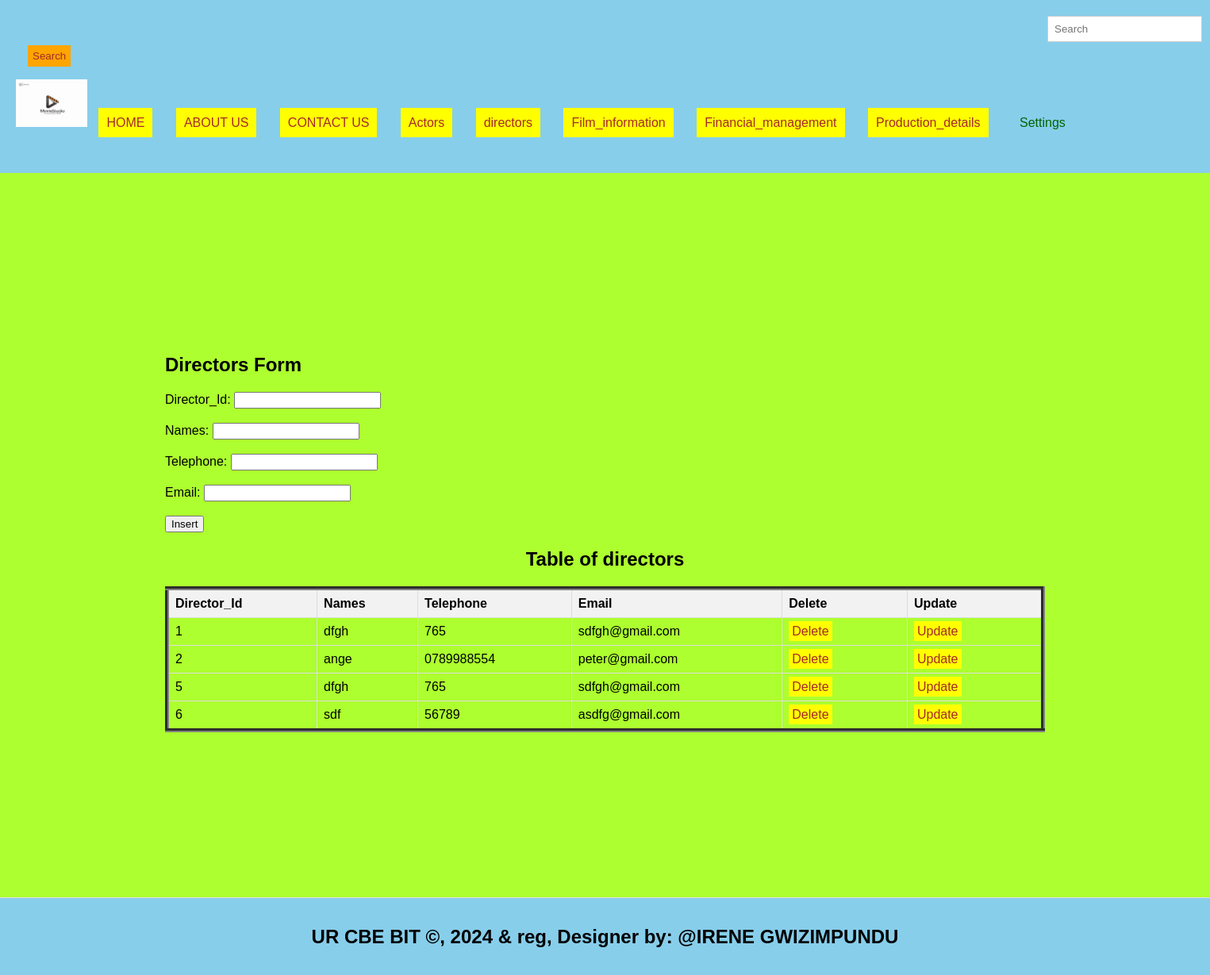
The app's page /directors.php with its own data.
### tables this page shows
CREATE TABLE `directors` (
  `Director_Id` int(11) NOT NULL,
  `Names` varchar(59) DEFAULT NULL,
  `Telephone` varchar(13) DEFAULT NULL,
  `Email` varchar(59) DEFAULT NULL
);

### directors.php (the view, shortened to what this page needs)
<html lang="en">
<head>
  <link rel="stylesheet" type="text/css" href="style.css" title="style 1" media="screen, tv, projection, handheld, print"/>
<header>
</head>
<body bgcolor="greenyellow">
  <form class="d-flex" role="search" action="search.php">
      <input class="form-control me-2" type="search" placeholder="Search" aria-label="Search" name="query">
      <button class="btn btn-outline-success" type="submit">Search</button>
    </form>
  <ul style="list-style-type: none; padding: 0;">
    <li style="display: inline; margin-right: 10px;">
    <img src="./Images/logo.jpg" width="90" height="60" alt="Logo">
  </li>
  <li style="display: inline; margin-right: 10px;"><a href="./HOME.html">HOME</a>
    <li style="display: inline; margin-right: 10px;"><a href="./ABOUT US.html">ABOUT US</a>
      <li style="display: inline; margin-right: 10px;"><a href="./CONTACT US.html">CONTACT US</a>
    <li style="display: inline; margin-right: 10px;"><a href="./actors.php">Actors</a>
  </li>
  <li style="display: inline; margin-right: 10px;"><a href="./directors.php">directors</a>
  </li>
    <li style="display: inline; margin-right: 10px;"><a href="./film_information.php">Film_information</a>
  </li>
    <li style="display: inline; margin-right: 10px;"><a href="./financial_management.php">Financial_management</a>
  </li>
    <li style="display: inline; margin-right: 10px;"><a href="./production_details.php">Production_details</a>
  </li>
    <li class="dropdown" style="display: inline; margin-right: 10px;">
      <a href="#" style="padding: 10px; color:darkgreen; background-color: skyblue; text-decoration: none; margin-right: 15px;">Settings</a>
    </li><br><br>
  </ul>
<section>
<h1>Directors Form</h1>
    <form method="post" onsubmit="return confirmInsert();">
        <label for="Director_Id">Director_Id:</label>
        <input type="number" id="dus_Id" name="dus_Id"><br><br>
        <label for="Names">Names:</label>
        <input type="text" id="Ft_Nm" name="Ft_Nm" required><br><br>
        <label for="Telephone">Telephone:</label>
        <input type="number" id="phn" name="phn" required><br><br>
        <label for="Email">Email:</label>
        <input type="email" id="eml" name="eml" required><br><br>
        <input type="submit" name="add" value="Insert">
    </form>
<!DOCTYPE html>
<html>
<head>
</head>
<body>
    <center><h2>Table of directors</h2></center>
    <table border="5">
        <tr>
            <th>Director_Id</th>
            <th>Names</th>
            <th>Telephone</th>
            <th>Email</th>
            <th>Delete</th>
            <th>Update</th>
        </tr>
        <?php
        include('database_connection.php');
        $sql = "SELECT * FROM directors";
        $result = $connection->query($sql);
        if ($result->num_rows > 0) {
            while ($row = $result->fetch_assoc()) {
                $did = $row['Director_Id'];
                echo "<tr>
                    <td>" . $row['Director_Id'] . "</td>
                    <td>" . $row['Names'] . "</td>
                    <td>" . $row['Telephone'] . "</td>
                    <td>" . $row['Email'] . "</td>
                    <td><a style='padding:4px' href='delete_directors.php?Director_Id=$did'>Delete</a></td>
                    <td><a style='padding:4px' href='update_directors.php?Director_Id=$did'>Update</a></td>
                </tr>";
            }
        } else {
            echo "<tr><td colspan='7'>No data found</td></tr>";
        }
        ?>
    </table>
  </body>
    </section>
<footer>
  <center>
    <b><h2>UR CBE BIT &copy, 2024 & reg, Designer by: @IRENE GWIZIMPUNDU</h2></b>
  </center>
</footer>
</body>
</html>

### style.css (style rules this page uses)
body { font-family: Arial, sans-serif; margin: 0; padding: 0; }
.form-control { padding: 8px; margin-left: 4px; border: 1px solid #ccc; }
.btn { padding: 6px; background-color: orange; color: brown; border: none; }
.dropdown { position: relative; display: inline; margin-right: 10px; }
body { font-family: Arial,sans-serif; margin:0; padding:0; }
header { background-color:skyblue; padding: 20px; }
.dropdown { position: right; display:right; direction:rtl; }
section { padding:208px; border-bottom: 1px solid #ddd; }
footer { text-align: center; padding: 15px; background-color:blue; }

### directors.php (style rules this page uses)
a { padding: 10px; color: white; background-color: yellow; text-decoration: none; margin-right: 15px; }
a:link { color: brown; }
button.btn { margin-left: 15px; margin-top: 4px; }
input.form-control { margin-left: 1300px; padding: 8px; }
header { background-color:skyblue; padding: 20px; }
footer { text-align: center; padding: 15px; background-color:skyblue; }
table { width: 100%; border-collapse: collapse; }
th, td { border: 1px solid #ddd; padding: 8px; text-align: left; }
th { background-color: #f2f2f2; }

### records on screen
directors: Director_Id "1", Names "dfgh", Telephone "765", Email "sdfgh@gmail.com"
directors: Director_Id "2", Names "ange", Telephone "0789988554", Email "peter@gmail.com"
directors: Director_Id "5", Names "dfgh", Telephone "765", Email "sdfgh@gmail.com"
directors: Director_Id "6", Names "sdf", Telephone "56789", Email "asdfg@gmail.com"
